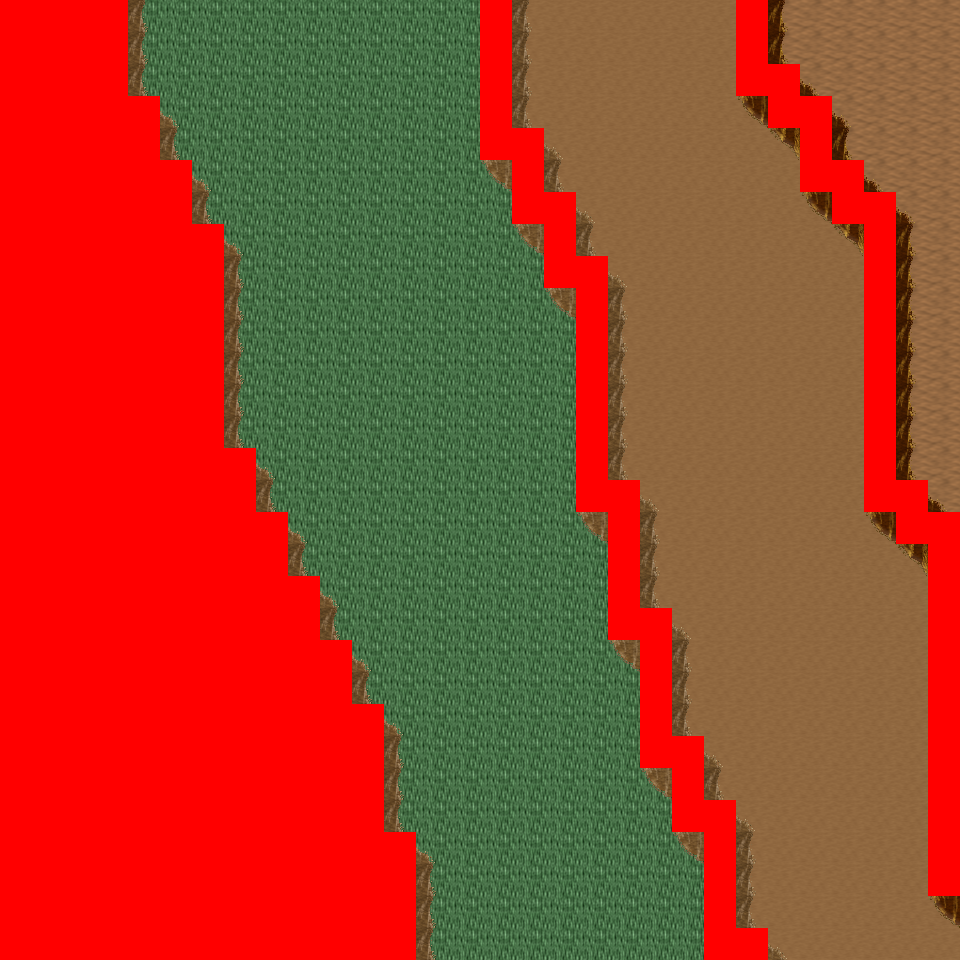

This game map was drawn from its Tiled (.tmx) file and the tilesets committed beside it. A one-line description and the trimmed map source follow:
An orthogonal 30x30 tile map with 32x32 px tiles, 6 tile layers (Ground, Object, Object2, Above, ...), 14 tilesets and 7 objects (7x mapExit).

<map version="1.0" orientation="orthogonal" renderorder="right-down" width="30" height="30" tilewidth="32" tileheight="32" nextobjectid="8">
  <tileset firstgid="1" name="tileset_logic_collision" tilewidth="32" tileheight="32" tilecount="1" columns="1">
    <image source="../drawable/tileset_logic_collision.png" width="32" height="32" />
  </tileset>
  <tileset firstgid="2" name="tileset_ground_ground" tilewidth="32" tileheight="32" tilecount="33" columns="3">
    <image source="../drawable/tileset_ground_ground.png" width="96" height="352" />
  </tileset>
  <tileset firstgid="35" name="tileset_ground_ridge_earth_pale" tilewidth="32" tileheight="32" tilecount="96" columns="12">
    <image source="../drawable/tileset_ground_ridge_earth_pale.png" width="384" height="256" />
  </tileset>
  <tileset firstgid="131" name="tileset_ground_ridge_earth_dark" tilewidth="32" tileheight="32" tilecount="96" columns="12">
    <image source="../drawable/tileset_ground_ridge_earth_dark.png" width="384" height="256" />
  </tileset>
  <tileset firstgid="227" name="tileset_terrain_desert" tilewidth="32" tileheight="32" tilecount="88" columns="8">
    <image source="../drawable/tileset_terrain_desert.png" width="256" height="352" />
  </tileset>
  <tileset firstgid="315" name="tileset_plant_tree_tree_darkgreen" tilewidth="32" tileheight="32" tilecount="88" columns="8">
    <image source="../drawable/tileset_plant_tree_tree_darkgreen.png" width="256" height="352" />
  </tileset>
  <tileset firstgid="403" name="tileset_building_tan_building" tilewidth="32" tileheight="32" tilecount="24" columns="4">
    <image source="../drawable/tileset_building_tan_building.png" width="128" height="192" />
  </tileset>
  <tileset firstgid="427" name="tileset_plant_cactus_2" tilewidth="32" tileheight="32" tilecount="10" columns="5">
    <image source="../drawable/tileset_plant_cactus_2.png" width="160" height="64" />
  </tileset>
  <tileset firstgid="437" name="tileset_ground_sand_2" tilewidth="32" tileheight="32" tilecount="15" columns="5">
    <image source="../drawable/tileset_ground_sand_2.png" width="160" height="96" />
  </tileset>
  <tileset firstgid="452" name="tileset_object_stone_well" tilewidth="32" tileheight="32" tilecount="6" columns="2">
    <image source="../drawable/tileset_object_stone_well.png" width="64" height="96" />
  </tileset>
  <tileset firstgid="458" name="tileset_plant_tree_banana_tree" tilewidth="32" tileheight="32" tilecount="40" columns="4">
    <image source="../drawable/tileset_plant_tree_banana_tree.png" width="128" height="320" />
  </tileset>
  <tileset firstgid="498" name="tileset_ground_sand_edges" tilewidth="32" tileheight="32" tilecount="15" columns="5">
    <image source="../drawable/tileset_ground_sand_edges.png" width="160" height="96" />
  </tileset>
  <tileset firstgid="513" name="tileset_building_window_window_centered" tilewidth="32" tileheight="32" tilecount="1" columns="1">
    <image source="../drawable/tileset_building_window_window_centered.png" width="32" height="32" />
  </tileset>
  <tileset firstgid="514" name="tileset_building_door_closed" tilewidth="32" tileheight="32" tilecount="1" columns="1">
    <image source="../drawable/tileset_building_door_closed.png" width="32" height="32" />
  </tileset>
  <layer name="Ground" width="30" height="30">
    <data>[900 cells, 900 non-empty, 4 distinct tile ids]</data>
  </layer>
  <layer name="Object" width="30" height="30">
    <data>[900 cells, 264 non-empty, 29 distinct tile ids]</data>
  </layer>
  <layer name="Object2" width="30" height="30">
    <data>[900 cells, 0 non-empty, 0 distinct tile ids]</data>
  </layer>
  <layer name="Above" width="30" height="30">
    <data>[900 cells, 135 non-empty, 22 distinct tile ids]</data>
  </layer>
  <layer name="Above2" width="30" height="30">
    <data>[900 cells, 0 non-empty, 0 distinct tile ids]</data>
  </layer>
  <layer name="Walkable" width="30" height="30">
    <data>[900 cells, 331 non-empty, 1 distinct tile ids]</data>
  </layer>
  <objectgroup name="MapEvents">
    <object id="1" name="north" type="mapExit" x="128" y="0" width="352" height="32">
      <properties>
        <property name="map" value="level_0_x0_y145" />
        <property name="x" value="4" />
        <property name="y" value="28" />
      </properties>
    </object>
    <object id="2" name="north2" type="mapExit" x="512" y="0" width="224" height="32">
      <properties>
        <property name="map" value="level_0_x0_y145" />
        <property name="x" value="16" />
        <property name="y" value="28" />
      </properties>
    </object>
    <object id="3" name="north3" type="mapExit" x="768" y="0" width="192" height="32">
      <properties>
        <property name="map" value="level_0_x0_y145" />
        <property name="x" value="24" />
        <property name="y" value="28" />
      </properties>
    </object>
    <object id="4" name="south" type="mapExit" x="416" y="928" width="288" height="32">
      <properties>
        <property name="map" value="level_0_x0_y147" />
        <property name="x" value="13" />
        <property name="y" value="1" />
      </properties>
    </object>
    <object id="5" name="south2" type="mapExit" x="768" y="928" width="192" height="32">
      <properties>
        <property name="map" value="level_0_x0_y147" />
        <property name="x" value="24" />
        <property name="y" value="1" />
      </properties>
    </object>
    <object id="6" name="east" type="mapExit" x="928" y="0" width="32" height="512">
      <properties>
        <property name="map" value="level_0_x1_y146" />
        <property name="x" value="1" />
        <property name="y" value="0" />
      </properties>
    </object>
    <object id="7" name="east2" type="mapExit" x="928" y="896" width="32" height="64">
      <properties>
        <property name="map" value="level_0_x1_y146" />
        <property name="x" value="1" />
        <property name="y" value="28" />
      </properties>
    </object>
  </objectgroup>
</map>
